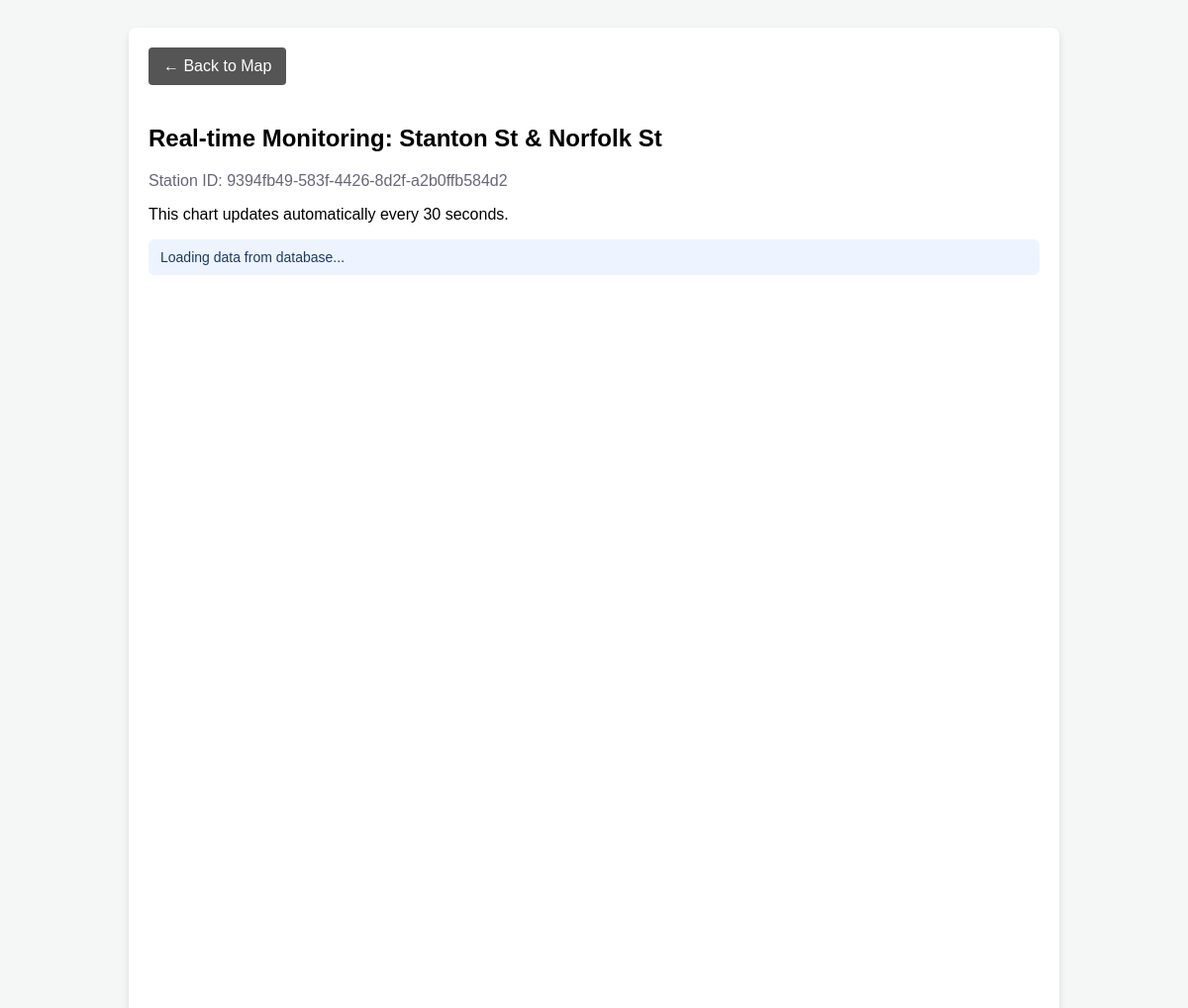
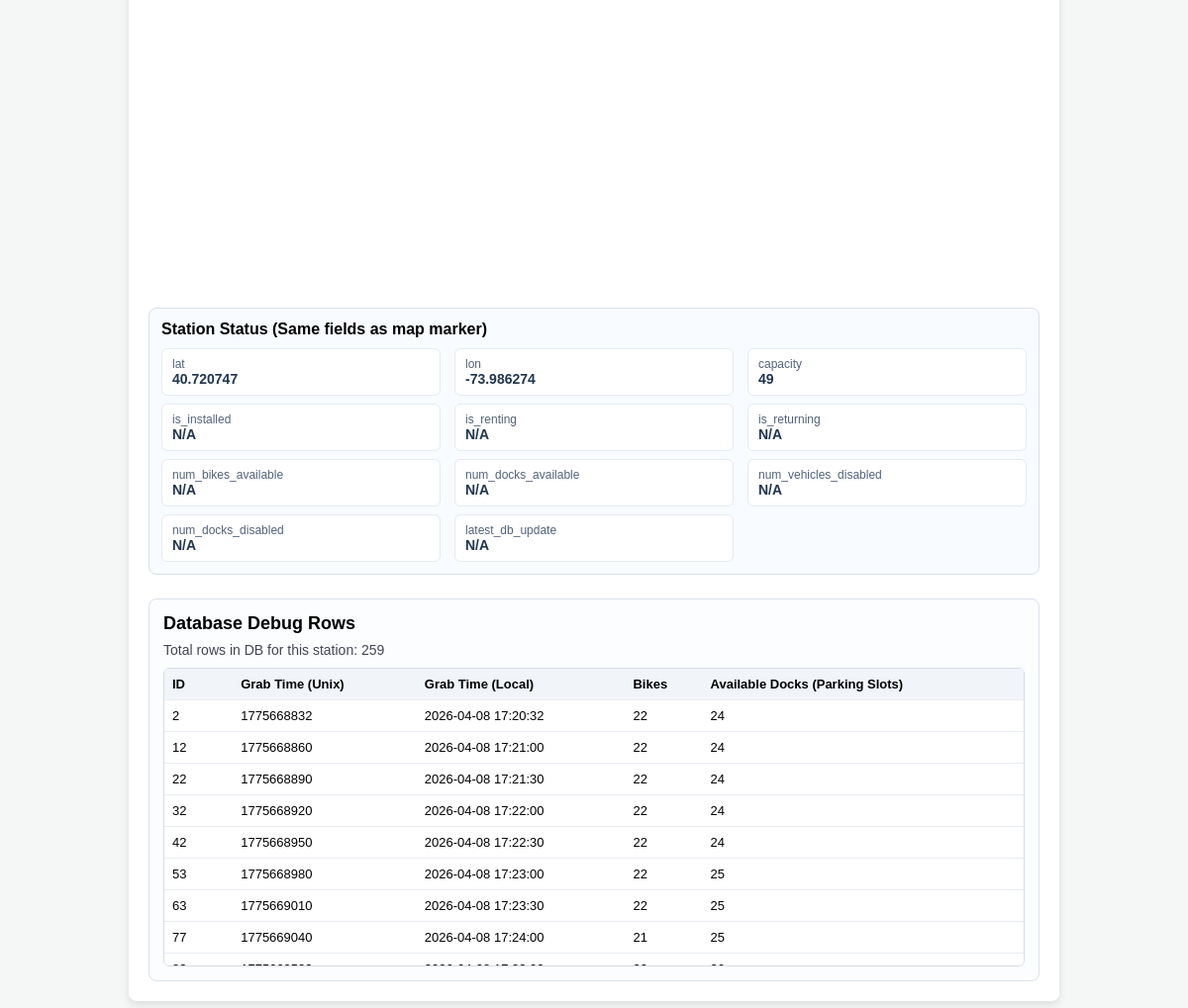
Page /station/9394fb49-583f-4426-8d2f-a2b0ffb584d2 on the committed database (2 pictures, top to bottom).
### tables this page shows
CREATE TABLE Station (
            station_id TEXT PRIMARY KEY,
            name TEXT,
            lat REAL,
            lon REAL,
            capacity INTEGER
        );

CREATE TABLE Status (
            id INTEGER PRIMARY KEY AUTOINCREMENT,
            station_id TEXT,
            num_bikes_available INTEGER,
            num_docks_available INTEGER,
            grab_time INTEGER, is_installed INTEGER, is_renting INTEGER, is_returning INTEGER, num_bikes_disabled INTEGER, num_docks_disabled INTEGER,
            FOREIGN KEY (station_id) REFERENCES Station (station_id)
        );

### app.py (the view)
@app.route("/station/<station_id>")
def station_detail(station_id):
    conn = database.get_db_connection()
    c = conn.cursor()
    c.execute("SELECT name, lat, lon, capacity FROM Station WHERE station_id = ?", (station_id,))
    station_row = c.fetchone()
    station_name = station_row["name"] if station_row else station_id
    station_lat = station_row["lat"] if station_row else None
    station_lon = station_row["lon"] if station_row else None
    station_capacity = station_row["capacity"] if station_row else None
    c.execute(
        """
        SELECT
            is_installed,
            is_renting,
            is_returning,
            num_bikes_available,
            num_docks_available,
            num_bikes_disabled,
            num_docks_disabled,
            grab_time
        FROM Status
        WHERE station_id = ?
        ORDER BY id DESC
        LIMIT 1
        """,
        (station_id,),
    )
    latest_row = c.fetchone()
    c.execute(
        """
        SELECT id, station_id, num_bikes_available, num_docks_available, grab_time
        FROM Status
        WHERE station_id = ?
        ORDER BY grab_time ASC, id ASC
        """,
        (station_id,),
    )
    rows = c.fetchall()
    conn.close()
    initial_debug_rows = []
    for row in rows:
        initial_debug_rows.append(
            {
                "id": row["id"],
                "station_id": row["station_id"],
                "num_bikes_available": row["num_bikes_available"],
                "num_docks_available": row["num_docks_available"],
                "grab_time": row["grab_time"],
                "local_time": datetime.fromtimestamp(row["grab_time"]).strftime("%Y-%m-%d %H:%M:%S"),
            }
        )
    initial_latest_status = {
        "is_installed": bool(latest_row["is_installed"]) if latest_row and latest_row["is_installed"] is not None else None,
        "is_renting": bool(latest_row["is_renting"]) if latest_row and latest_row["is_renting"] is not None else None,
        "is_returning": bool(latest_row["is_returning"]) if latest_row and latest_row["is_returning"] is not None else None,
        "num_bikes_available": latest_row["num_bikes_available"] if latest_row else None,
        "num_docks_available": latest_row["num_docks_available"] if latest_row else None,
        "num_vehicles_disabled": latest_row["num_bikes_disabled"] if latest_row else None,
        "num_docks_disabled": latest_row["num_docks_disabled"] if latest_row else None,
        "latest_grab_time": latest_row["grab_time"] if latest_row else None,
    }
    return render_template(
        "station.html",
        station_id=station_id,
        station_name=station_name,
        station_lat=station_lat,
        station_lon=station_lon,
        station_capacity=station_capacity,
        initial_latest_status=initial_latest_status,
        initial_debug_rows=initial_debug_rows,
    )

### database.py (called while the page is built)
def get_db_connection():
    conn = sqlite3.connect(DB_NAME, check_same_thread=False)
    conn.row_factory = sqlite3.Row
    return conn

### templates/station.html (shortened to what this page needs)
<!DOCTYPE html>
<html lang="en">
<head>
</head>
<body>
    <div class="container">
        <a href="/" class="nav-btn">&larr; Back to Map</a>
        <h2>Real-time Monitoring: {{ station_name }}</h2>
        <p style="margin-top: 0; color: #667;">Station ID: {{ station_id }}</p>
        <p>This chart updates automatically every 30 seconds.</p>
        <div id="status-message">Loading data from database...</div>
        <div id="chart-container" style="min-width:400px; height:500px"></div>
        <div id="chart-docks-container" style="min-width:400px; height:500px; margin-top: 20px;"></div>
        <div class="status-card">
            <h3 class="status-title">Station Status (Same fields as map marker)</h3>
            <div class="status-grid">
                <div class="status-item"><span class="status-label">lat</span><span class="status-value" id="status-lat">{{ station_lat if station_lat is not none else 'N/A' }}</span></div>
                <div class="status-item"><span class="status-label">lon</span><span class="status-value" id="status-lon">{{ station_lon if station_lon is not none else 'N/A' }}</span></div>
                <div class="status-item"><span class="status-label">capacity</span><span class="status-value" id="status-capacity">{{ station_capacity if station_capacity is not none else 'N/A' }}</span></div>
                <div class="status-item"><span class="status-label">is_installed</span><span class="status-value" id="status-is-installed">N/A</span></div>
                <div class="status-item"><span class="status-label">is_renting</span><span class="status-value" id="status-is-renting">N/A</span></div>
                <div class="status-item"><span class="status-label">is_returning</span><span class="status-value" id="status-is-returning">N/A</span></div>
                <div class="status-item"><span class="status-label">num_bikes_available</span><span class="status-value" id="status-bikes">N/A</span></div>
                <div class="status-item"><span class="status-label">num_docks_available</span><span class="status-value" id="status-docks">N/A</span></div>
                <div class="status-item"><span class="status-label">num_vehicles_disabled</span><span class="status-value" id="status-vehicles-disabled">N/A</span></div>
                <div class="status-item"><span class="status-label">num_docks_disabled</span><span class="status-value" id="status-docks-disabled">N/A</span></div>
                <div class="status-item"><span class="status-label">latest_db_update</span><span class="status-value" id="status-latest-time">N/A</span></div>
            </div>
        </div>
        <div class="debug-box">
            <h3 class="debug-title">Database Debug Rows</h3>
            <div class="debug-summary" id="debug-summary">Total rows in DB for this station: {{ initial_debug_rows|length }}</div>
            <div class="debug-table-wrap" id="debug-table-wrap" {% if initial_debug_rows|length == 0 %}style="display:none;"{% endif %}>
                <table>
                    <thead>
                        <tr>
                            <th>ID</th>
                            <th>Grab Time (Unix)</th>
                            <th>Grab Time (Local)</th>
                            <th>Bikes</th>
                            <th>Available Docks (Parking Slots)</th>
                        </tr>
                    </thead>
                    <tbody id="debug-tbody">
                        {% for row in initial_debug_rows %}
                        <tr>
                            <td>{{ row.id }}</td>
                            <td>{{ row.grab_time }}</td>
                            <td>{{ row.local_time }}</td>
                            <td>{{ row.num_bikes_available }}</td>
                            <td>{{ row.num_docks_available }}</td>
                        </tr>
                        {% endfor %}
                    </tbody>
                </table>
            </div>
        </div>
    </div>
</body>
</html>

### templates/station.html (style rules this page uses)
body { font-family: Arial, sans-serif; padding: 20px; background-color: #f4f7f6; }
.container { max-width: 900px; margin: auto; background: white; padding: 20px; border-radius: 8px; box-shadow: 0 4px 8px rgba(0,0,0,0.1); }
.nav-btn { display: inline-block; padding: 10px 15px; background: #555; color: white; text-decoration: none; border-radius: 4px; margin-bottom: 20px; }
#status-message { margin-bottom: 14px; padding: 10px 12px; border-radius: 6px; background: #eef4ff; color: #1b3a66; font-size: 14px; }
.status-card { margin-top: 18px; margin-bottom: 18px; border: 1px solid #d8e1ec; border-radius: 8px; background: #f8fbff; padding: 12px; }
.status-title { margin: 0 0 10px 0; font-size: 16px; }
.status-grid { display: grid; grid-template-columns: repeat(auto-fit, minmax(210px, 1fr)); gap: 8px 14px; font-size: 14px; }
.status-item { background: #fff; border: 1px solid #e3ebf5; border-radius: 6px; padding: 8px 10px; }
.status-label { color: #52627a; font-size: 12px; display: block; }
.status-value { font-weight: bold; color: #22364f; }
.debug-box { margin-top: 24px; border: 1px solid #d9e2ec; border-radius: 8px; padding: 14px; background: #fbfdff; }
.debug-title { margin: 0 0 8px 0; font-size: 18px; }
.debug-summary { font-size: 14px; color: #445; margin-bottom: 10px; }
.debug-table-wrap { max-height: 300px; overflow: auto; border: 1px solid #d6dce5; border-radius: 6px; background: #fff; }
table { width: 100%; border-collapse: collapse; font-size: 13px; }
th, td { border-bottom: 1px solid #e8edf3; text-align: left; padding: 8px; }
th { position: sticky; top: 0; background: #f1f5fa; z-index: 1; }

### rows in the picture
Station: name "Stanton St & Norfolk St", lat "40.720747", lon "-73.986274"
Status: id "2", grab_time "1775668832", local_time "2026-04-08 17:20:32", num_bikes_available "22", num_docks_available "24"
Status: id "12", grab_time "1775668860", local_time "2026-04-08 17:21:00", num_bikes_available "22", num_docks_available "24"
Status: id "22", grab_time "1775668890", local_time "2026-04-08 17:21:30", num_bikes_available "22", num_docks_available "24"
Status: id "32", grab_time "1775668920", local_time "2026-04-08 17:22:00", num_bikes_available "22", num_docks_available "24"
Status: id "42", grab_time "1775668950", local_time "2026-04-08 17:22:30", num_bikes_available "22", num_docks_available "24"
Status: id "53", grab_time "1775668980", local_time "2026-04-08 17:23:00", num_bikes_available "22", num_docks_available "25"
Status: id "63", grab_time "1775669010", local_time "2026-04-08 17:23:30", num_bikes_available "22", num_docks_available "25"
Status: id "77", grab_time "1775669040", local_time "2026-04-08 17:24:00", num_bikes_available "21", num_docks_available "25"

### other values in the picture
{{ station_id }} "9394fb49-583f-4426-8d2f-a2b0ffb584d2"
{{ station_capacity if station_capacity is not none else 'N/A' }} "49"
{{ initial_debug_rows|length }} "259"
